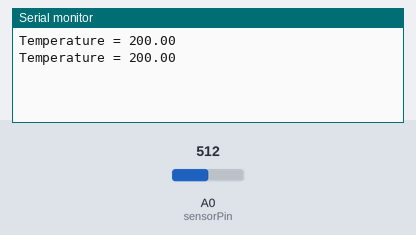
Simulated run of this sketch. Board: Arduino Uno, built with avr-gcc and run on an emulated ATmega328P. Shown: the last lines printed to the serial monitor. The test bench sets the inputs (shaded band); at power-on: A0 (sensorPin) = 512.

Above: at 1.8 s.
1.9 s: A0 (sensorPin) set to 716
At 2.8 s:
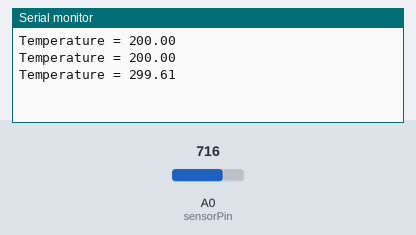
3.4 s: A0 (sensorPin) set to 900
At 4.5 s:
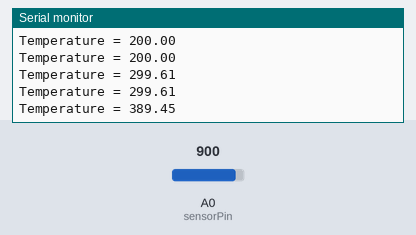
Timing chart, 0 to 6.4 s (numbered marks = the images above; inputs shaded):
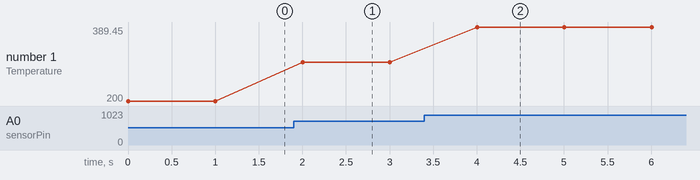

Measured:
- after the input at 1.9 s, the serial monitor: prints a new line after 0.10 s (image 1)
- after the input at 3.4 s, the serial monitor: prints a new line after 0.60 s (image 2)
- plotted number 1: 200 → 299.61 after the input at 1.9 s, 299.61 → 389.45 after the input at 3.4 s

The sketch:

TP1_4.4_4_temperature_.ino
```cpp
int sensorPin = A0;

void setup() {
  Serial.begin(9600);
  while(!Serial){}
}

void loop() {
  int sensorValue = analogRead(sensorPin);
  float voltage = sensorValue * 5.0;
  voltage /= 1024;
  float temp = (voltage - 0.5) * 100;
  Serial.print("Temperature = ");
  Serial.println(temp);
  delay(1000);
}
```
